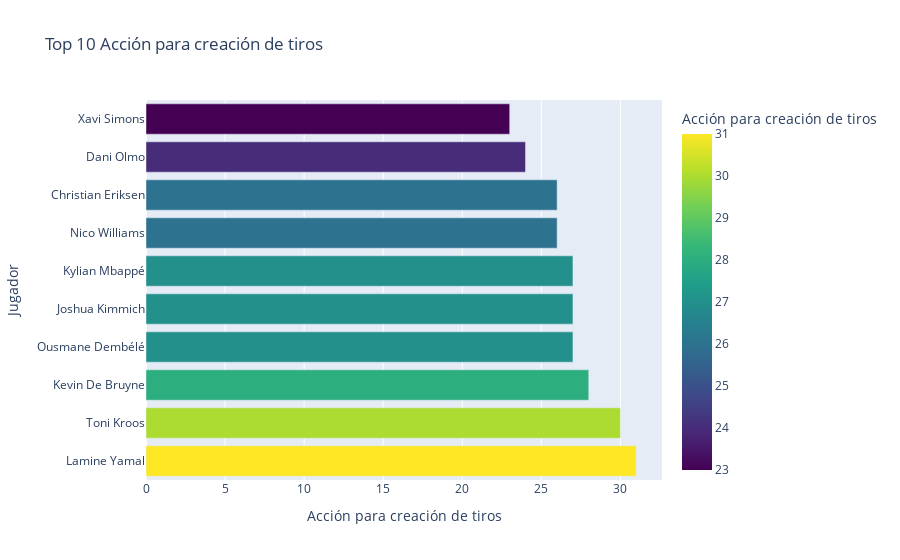
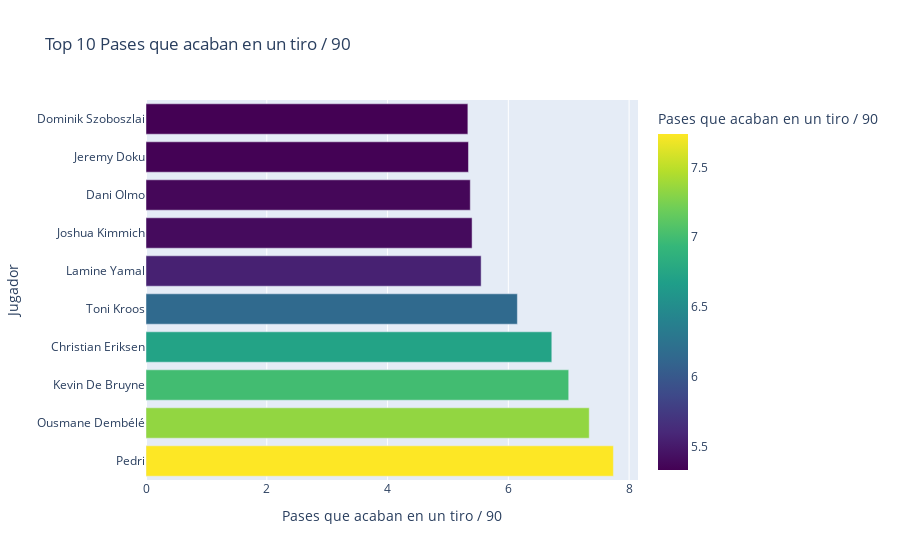
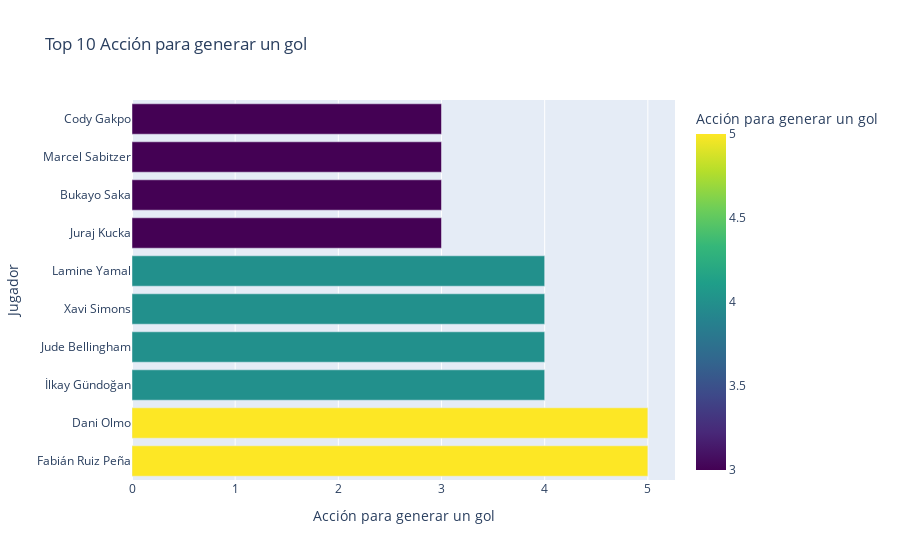
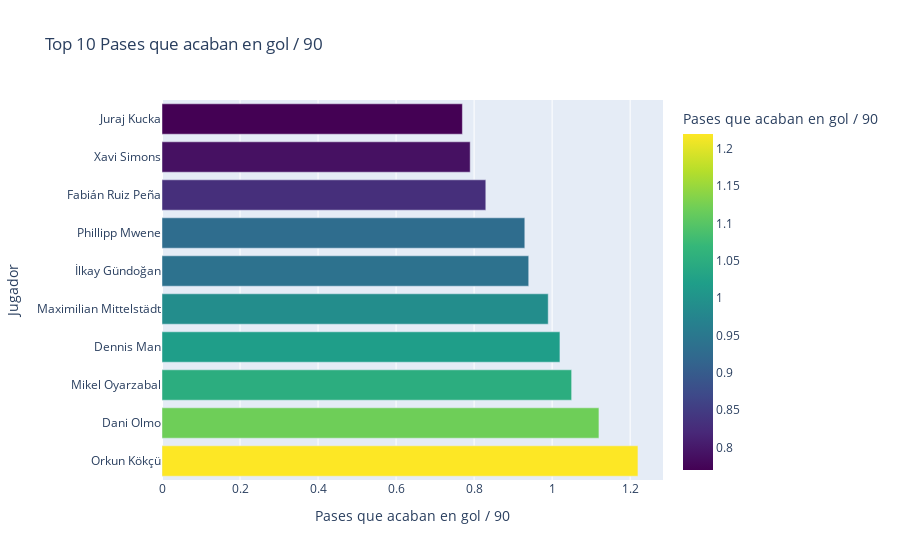

Write notebook code for charts like these, in order.
### Markdown cell above
La siguiente sección muestra cómo iterar sobre el diccionario de DataFrames y listas de columnas para aplicar la función `barplot_df` a cada DataFrame. Esta función generará gráficos de barras para las columnas especificadas.

### Code cell
# Iterar sobre el diccionario y aplicar la función
for df_name, columns in lista_columnas.items():
    if df_name in dataframes_dict:
        df = dataframes_dict[df_name]
        print(f'\nDATAFRAME: {df_name}')
        barplot_df(df, columns)
    else:
        print(f"El DataFrame '{df_name}' no se encuentra en dataframes_dict.")

### Figure 1 — Plotly figure (JSON) as saved in the notebook; plotly's stock layout.template omitted (floating-point values rounded to 4 significant figures)
{"data": [{"alignmentgroup": "True", "hovertemplate": "Acción para creación de tiros=%{marker.color}<br>Jugador=%{y}<extra></extra>", "legendgroup": "", "marker": {"color": [31, 30, 28, 27, 27, 27, 26, 26, 24, 23], "coloraxis": "coloraxis", "pattern": {"shape": ""}}, "name": "", "offsetgroup": "", "orientation": "h", "showlegend": false, "textposition": "auto", "type": "bar", "x": [31, 30, 28, 27, 27, 27, 26, 26, 24, 23], "xaxis": "x", "y": ["Lamine Yamal", "Toni Kroos", "Kevin De Bruyne", "Ousmane Dembélé", "Joshua Kimmich", "Kylian Mbappé", "Nico Williams", "Christian Eriksen", "Dani Olmo", "Xavi Simons"], "yaxis": "y"}], "layout": {"barmode": "relative", "coloraxis": {"colorbar": {"title": {"text": "Acción para creación de tiros"}}, "colorscale": [[0, "#440154"], [0.1111, "#482878"], [0.2222, "#3e4989"], [0.3333, "#31688e"], [0.4444, "#26828e"], [0.5556, "#1f9e89"], [0.6667, "#35b779"], [0.7778, "#6ece58"], [0.8889, "#b5de2b"], [1, "#fde725"]]}, "legend": {"tracegroupgap": 0}, "title": {"text": "Top 10 Acción para creación de tiros"}, "xaxis": {"anchor": "y", "domain": [0, 1], "title": {"text": "Acción para creación de tiros"}}, "yaxis": {"anchor": "x", "domain": [0, 1], "title": {"text": "Jugador"}}}}

### Figure 2 — Plotly figure (JSON) as saved in the notebook; plotly's stock layout.template omitted (floating-point values rounded to 4 significant figures)
{"data": [{"alignmentgroup": "True", "hovertemplate": "Pases que acaban en un tiro / 90=%{marker.color}<br>Jugador=%{y}<extra></extra>", "legendgroup": "", "marker": {"color": [7.74, 7.34, 7, 6.72, 6.15, 5.55, 5.4, 5.37, 5.34, 5.33], "coloraxis": "coloraxis", "pattern": {"shape": ""}}, "name": "", "offsetgroup": "", "orientation": "h", "showlegend": false, "textposition": "auto", "type": "bar", "x": [7.74, 7.34, 7, 6.72, 6.15, 5.55, 5.4, 5.37, 5.34, 5.33], "xaxis": "x", "y": ["Pedri", "Ousmane Dembélé", "Kevin De Bruyne", "Christian Eriksen", "Toni Kroos", "Lamine Yamal", "Joshua Kimmich", "Dani Olmo", "Jeremy Doku", "Dominik Szoboszlai"], "yaxis": "y"}], "layout": {"barmode": "relative", "coloraxis": {"colorbar": {"title": {"text": "Pases que acaban en un tiro / 90"}}, "colorscale": [[0, "#440154"], [0.1111, "#482878"], [0.2222, "#3e4989"], [0.3333, "#31688e"], [0.4444, "#26828e"], [0.5556, "#1f9e89"], [0.6667, "#35b779"], [0.7778, "#6ece58"], [0.8889, "#b5de2b"], [1, "#fde725"]]}, "legend": {"tracegroupgap": 0}, "title": {"text": "Top 10 Pases que acaban en un tiro / 90"}, "xaxis": {"anchor": "y", "domain": [0, 1], "title": {"text": "Pases que acaban en un tiro / 90"}}, "yaxis": {"anchor": "x", "domain": [0, 1], "title": {"text": "Jugador"}}}}

### Figure 3 — Plotly figure (JSON) as saved in the notebook; plotly's stock layout.template omitted (floating-point values rounded to 4 significant figures)
{"data": [{"alignmentgroup": "True", "hovertemplate": "Acción para generar un gol=%{marker.color}<br>Jugador=%{y}<extra></extra>", "legendgroup": "", "marker": {"color": [5, 5, 4, 4, 4, 4, 3, 3, 3, 3], "coloraxis": "coloraxis", "pattern": {"shape": ""}}, "name": "", "offsetgroup": "", "orientation": "h", "showlegend": false, "textposition": "auto", "type": "bar", "x": [5, 5, 4, 4, 4, 4, 3, 3, 3, 3], "xaxis": "x", "y": ["Fabián Ruiz Peña", "Dani Olmo", "İlkay Gündoğan", "Jude Bellingham", "Xavi Simons", "Lamine Yamal", "Juraj Kucka", "Bukayo Saka", "Marcel Sabitzer", "Cody Gakpo"], "yaxis": "y"}], "layout": {"barmode": "relative", "coloraxis": {"colorbar": {"title": {"text": "Acción para generar un gol"}}, "colorscale": [[0, "#440154"], [0.1111, "#482878"], [0.2222, "#3e4989"], [0.3333, "#31688e"], [0.4444, "#26828e"], [0.5556, "#1f9e89"], [0.6667, "#35b779"], [0.7778, "#6ece58"], [0.8889, "#b5de2b"], [1, "#fde725"]]}, "legend": {"tracegroupgap": 0}, "title": {"text": "Top 10 Acción para generar un gol"}, "xaxis": {"anchor": "y", "domain": [0, 1], "title": {"text": "Acción para generar un gol"}}, "yaxis": {"anchor": "x", "domain": [0, 1], "title": {"text": "Jugador"}}}}

### Figure 4 — Plotly figure (JSON) as saved in the notebook; plotly's stock layout.template omitted (floating-point values rounded to 4 significant figures)
{"data": [{"alignmentgroup": "True", "hovertemplate": "Pases que acaban en gol / 90=%{marker.color}<br>Jugador=%{y}<extra></extra>", "legendgroup": "", "marker": {"color": [1.22, 1.12, 1.05, 1.02, 0.99, 0.94, 0.93, 0.83, 0.79, 0.77], "coloraxis": "coloraxis", "pattern": {"shape": ""}}, "name": "", "offsetgroup": "", "orientation": "h", "showlegend": false, "textposition": "auto", "type": "bar", "x": [1.22, 1.12, 1.05, 1.02, 0.99, 0.94, 0.93, 0.83, 0.79, 0.77], "xaxis": "x", "y": ["Orkun Kökçü", "Dani Olmo", "Mikel Oyarzabal", "Dennis Man", "Maximilian Mittelstädt", "İlkay Gündoğan", "Phillipp Mwene", "Fabián Ruiz Peña", "Xavi Simons", "Juraj Kucka"], "yaxis": "y"}], "layout": {"barmode": "relative", "coloraxis": {"colorbar": {"title": {"text": "Pases que acaban en gol / 90"}}, "colorscale": [[0, "#440154"], [0.1111, "#482878"], [0.2222, "#3e4989"], [0.3333, "#31688e"], [0.4444, "#26828e"], [0.5556, "#1f9e89"], [0.6667, "#35b779"], [0.7778, "#6ece58"], [0.8889, "#b5de2b"], [1, "#fde725"]]}, "legend": {"tracegroupgap": 0}, "title": {"text": "Top 10 Pases que acaban en gol / 90"}, "xaxis": {"anchor": "y", "domain": [0, 1], "title": {"text": "Pases que acaban en gol / 90"}}, "yaxis": {"anchor": "x", "domain": [0, 1], "title": {"text": "Jugador"}}}}
